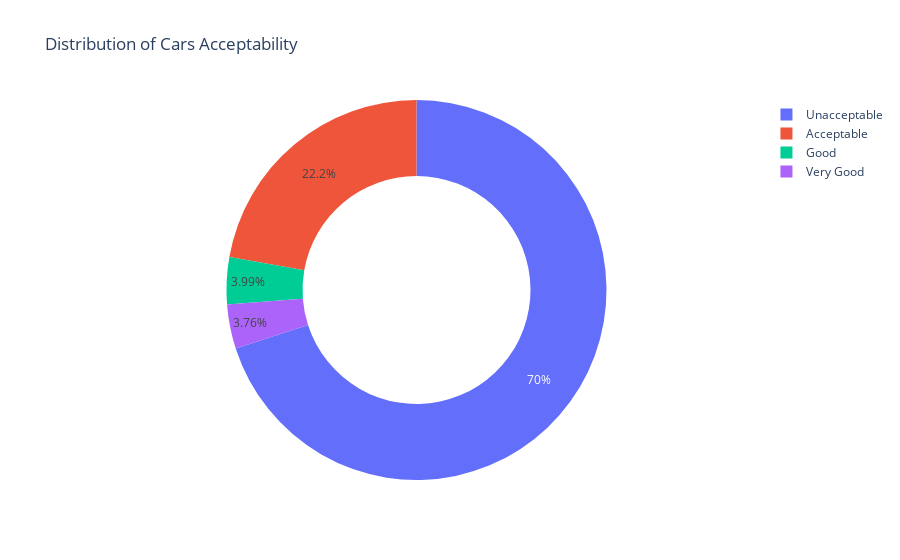

Notebook code cell kept with this figure:
### Markdown cell above
# Plot the Target Variable Distribution (Car Acceptability) using Plotly Chart

### Code cell
fig = {
  "data": [
    {
      "values": [1210,384,69,65],
      "labels": [
        "Unacceptable",
        "Acceptable",
        "Good",
        "Very Good"
      ],
      "domain": {"column": 0},
      "name": "Car Acceptability",
      "hoverinfo":"label+percent+name",
      "hole": .6,
      "type": "pie"
    }],
  "layout": {
        "title":"Distribution of Cars Acceptability",
        "grid": {"rows": 1, "columns": 1},
        "annotations": [
            {
                "font": {
                    "size": 36
                },
                "showarrow": False,
                "text": "",
                "x": 0.5,
                "y": 0.5
            }
        ]
    }
}
py.iplot(fig, filename='cars_donut')

### Figure 1 — Plotly figure (JSON) as saved in the notebook; plotly's stock layout.template omitted (floating-point values rounded to 4 significant figures)
{"data": [{"domain": {"column": 0}, "hole": 0.6, "hoverinfo": "label+percent+name", "labels": ["Unacceptable", "Acceptable", "Good", "Very Good"], "name": "Car Acceptability", "type": "pie", "values": [1210, 384, 69, 65]}], "layout": {"annotations": [{"font": {"size": 36}, "showarrow": false, "text": "", "x": 0.5, "y": 0.5}], "grid": {"columns": 1, "rows": 1}, "title": {"text": "Distribution of Cars Acceptability"}}}
